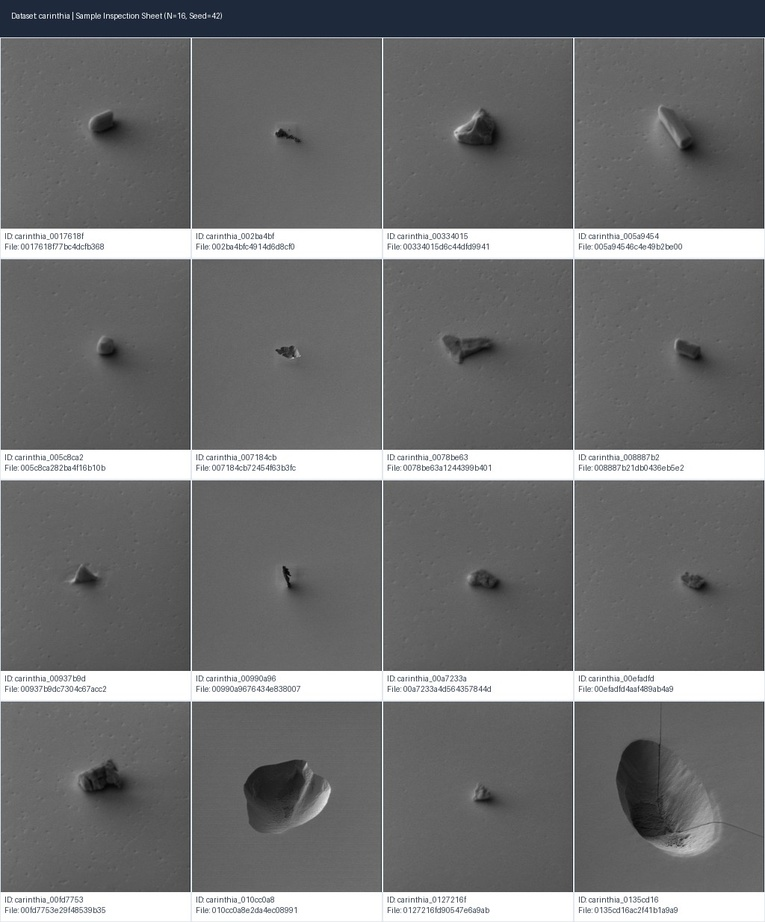
#> input picture reports/dataset_audit/contact_sheets/carinthia_contact_sheet.jpg, 765 x 922 px, shrunk from 1024 x 1234 before the run
$ python -i quality_indicators.py   (imports and definitions only)
#> lines starting #> are read from the running program, lines starting #| are printed output that depends on the picture
"""
Track B: Measurable Image-Quality Risk Indicators.

Calculates six deterministic, physically grounded microscopy quality degradation metrics:
1. Laplacian Variance (sigma^2_Laplacian): Focus and sharpness proxy.
2. Edge Density: Mean gradient magnitude from Sobel filtering.
3. Shannon Entropy: Information richness of pixel intensity distribution.
4. Dynamic Range: Robust intensity spread (99th - 1st percentile).
5. Clipping / Saturation Ratio: Fraction of under-exposed (0) and saturated (255) pixels.
6. High-Frequency Spectral Energy Ratio: Fraction of 2D FFT energy in outer spatial frequencies.
7. Composite Quality Risk Score: Calibrated scalar in [0, 1] indicating quality failure severity.
"""

from pathlib import Path
from typing import Dict, List, Optional, Tuple, Union
import numpy as np
from PIL import Image
import scipy.ndimage
import scipy.fft
import pandas as pd


def _to_gray_array(image_input: Union[str, Path, np.ndarray, Image.Image]) -> np.ndarray:
    """Helper to convert any image input to 2D float32 numpy array in [0, 255]."""
    arr: Optional[np.ndarray] = None
    if isinstance(image_input, np.ndarray):
        arr = image_input
    elif isinstance(image_input, (str, Path)):
        try:
            import tifffile
            arr = tifffile.imread(str(image_input))
        except Exception:
            img = Image.open(image_input)
            arr = np.asarray(img)
    elif isinstance(image_input, Image.Image):
        arr = np.asarray(image_input)
    else:
        raise TypeError(f"Unsupported image input: {type(image_input)}")

    # Handle multi-channel / extra dimensions
    if arr.ndim == 3:
        if arr.shape[2] in (3, 4):
            arr = 0.2989 * arr[:, :, 0] + 0.5870 * arr[:, :, 1] + 0.1140 * arr[:, :, 2]
        else:
            arr = arr[:, :, 0]
    elif arr.ndim > 3:
        arr = np.squeeze(arr)
        if arr.ndim > 2:
            arr = arr[0]

    arr = arr.astype(np.float32)

    # If the array was 16-bit or values exceed 255, scale gracefully to [0, 255]
    if arr.max() > 255.0:
        p_low, p_high = np.percentile(arr, (0.1, 99.9))
        if p_high > p_low:
            norm = (arr - p_low) / (p_high - p_low) * 255.0
            return np.clip(norm, 0.0, 255.0).astype(np.float32)
        else:
            return np.zeros_like(arr, dtype=np.float32)

    return arr


def compute_laplacian_variance(image_input: Union[str, Path, np.ndarray, Image.Image]) -> float:
    """
    Compute focus/sharpness indicator as the sample variance of the Laplacian.
    Higher values indicate sharp edges; near-zero values indicate defocus blur or flat regions.
    """
    arr = _to_gray_array(image_input)
    # 3x3 discrete Laplacian kernel
    kernel = np.array([[0, 1, 0], [1, -4, 1], [0, 1, 0]], dtype=np.float32)
    lap = scipy.ndimage.convolve(arr, kernel, mode="reflect")
    return float(np.var(lap))


def compute_edge_density(image_input: Union[str, Path, np.ndarray, Image.Image]) -> float:
    """
    Compute edge density as the mean Sobel gradient magnitude normalized by 255.
    """
    arr = _to_gray_array(image_input)
    gx = scipy.ndimage.sobel(arr, axis=1, mode="reflect") / 4.0
    gy = scipy.ndimage.sobel(arr, axis=0, mode="reflect") / 4.0
    mag = np.hypot(gx, gy)
    return float(np.mean(mag) / 255.0)


def compute_shannon_entropy(image_input: Union[str, Path, np.ndarray, Image.Image]) -> float:
    """
    Compute Shannon entropy (in bits) of the 8-bit intensity distribution.
    H = - sum(p_i * log2(p_i))
    """
    arr = _to_gray_array(image_input).clip(0, 255).astype(np.uint8)
    hist, _ = np.histogram(arr, bins=256, range=(0, 256))
    total_pixels = arr.size
    p = hist[hist > 0] / total_pixels
    return float(-np.sum(p * np.log2(p)))


def compute_dynamic_range(image_input: Union[str, Path, np.ndarray, Image.Image]) -> float:
    """
    Compute robust dynamic range as the difference between 99th and 1st percentiles.
    Ranges in [0, 255].
    """
    arr = _to_gray_array(image_input)
    p99 = np.percentile(arr, 99.0)
    p1 = np.percentile(arr, 1.0)
    return float(p99 - p1)


def compute_clipping_ratios(
    image_input: Union[str, Path, np.ndarray, Image.Image],
    low_thresh: float = 0.0,
    high_thresh: float = 255.0,
) -> Dict[str, float]:
    """
    Compute clipping ratios: fraction of pixels at or beyond detector limits.
    """
    arr = _to_gray_array(image_input)
    total = float(arr.size)
    under_ratio = float(np.count_nonzero(arr <= low_thresh)) / total
    over_ratio = float(np.count_nonzero(arr >= high_thresh)) / total
    return {
        "under_exposure_ratio": under_ratio,
        "over_exposure_ratio": over_ratio,
        "total_clipping_ratio": under_ratio + over_ratio,
    }


def compute_high_freq_fft_ratio(
    image_input: Union[str, Path, np.ndarray, Image.Image],
    cutoff_fraction: float = 0.25,
) -> float:
    """
    Compute ratio of high-spatial-frequency energy to total spectral energy in 2D FFT.

    Parameters
    ----------
    cutoff_fraction : fraction of Nyquist radius defining the high-frequency boundary.
    """
    arr = _to_gray_array(image_input)
    h, w = arr.shape
    f_shift = scipy.fft.fftshift(scipy.fft.fft2(arr))
    magnitude_sq = np.abs(f_shift) ** 2

    # Radial frequency coordinate grid
    cy, cx = h // 2, w // 2
    y, x = np.ogrid[:h, :w]
    r = np.hypot(x - cx, y - cy)
    r_max = np.hypot(cx, cy)
    cutoff_r = cutoff_fraction * r_max

    high_freq_energy = np.sum(magnitude_sq[r > cutoff_r])
    total_energy = np.sum(magnitude_sq)

    if total_energy < 1e-12:
        return 0.0
    return float(high_freq_energy / total_energy)


def compute_all_quality_metrics(
    image_input: Union[str, Path, np.ndarray, Image.Image],
    fft_cutoff_fraction: float = 0.25,
) -> Dict[str, float]:
    """Compute all six quality degradation indicators for an image."""
    arr = _to_gray_array(image_input)
    clip = compute_clipping_ratios(arr)
    return {
        "laplacian_variance": compute_laplacian_variance(arr),
        "edge_density": compute_edge_density(arr),
        "shannon_entropy": compute_shannon_entropy(arr),
        "dynamic_range": compute_dynamic_range(arr),
        "under_exposure_ratio": clip["under_exposure_ratio"],
        "over_exposure_ratio": clip["over_exposure_ratio"],
        "total_clipping_ratio": clip["total_clipping_ratio"],
        "high_freq_fft_ratio": compute_high_freq_fft_ratio(arr, cutoff_fraction=fft_cutoff_fraction),
    }


class QualityRiskEvaluator:
    """
    Calibrates quality indicators on training images and assigns a composite
    Quality Risk score Q_risk in [0, 1].
    """

    # [73 lines left out: functions __init__, fit, compute_risk_score, not called in this run]

>>> import cv2
>>> picture = cv2.imread('../../reports/dataset_audit/contact_sheets/carinthia_contact_sheet.jpg', cv2.IMREAD_GRAYSCALE)
#> picture: shape (922, 765); min 0, max 255, mean 114.7
>>> result = compute_all_quality_metrics(picture)
#> in compute_clipping_ratios, `under_ratio = float(np.count_nonzero(arr <= low_thresh)) / total`: under_ratio = 4.25e-06
#> in compute_clipping_ratios, `over_ratio = float(np.count_nonzero(arr >= high_thresh)) / total`: over_ratio = 0.0693
#> in compute_all_quality_metrics, `clip = compute_clipping_ratios(arr)`: clip = {'under_exposure_ratio': 4.25e-06, 'over_exposure_ratio': 0.0693, 'total_clipping_ratio': 0.0693}
#> in compute_laplacian_variance, `lap = scipy.ndimage.convolve(arr, kernel, mode="reflect")`:
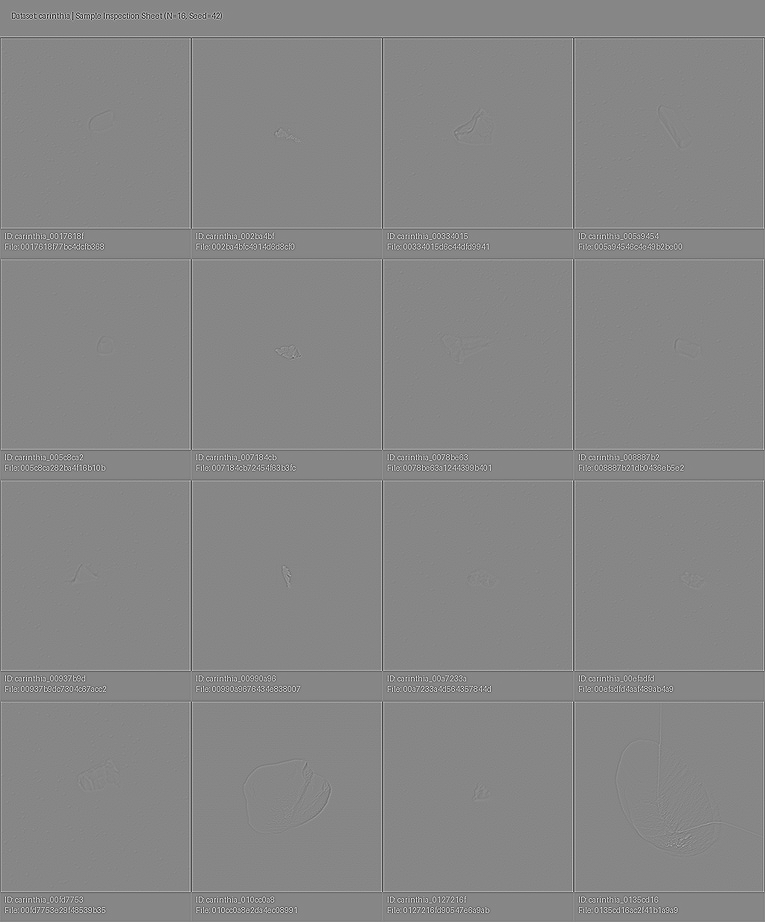
#> lap: shape (922, 765) float32; min -573, max 511, mean 0; drawn with min black and max white
#> in compute_edge_density, `gx = scipy.ndimage.sobel(arr, axis=1, mode="reflect") / 4.0`:
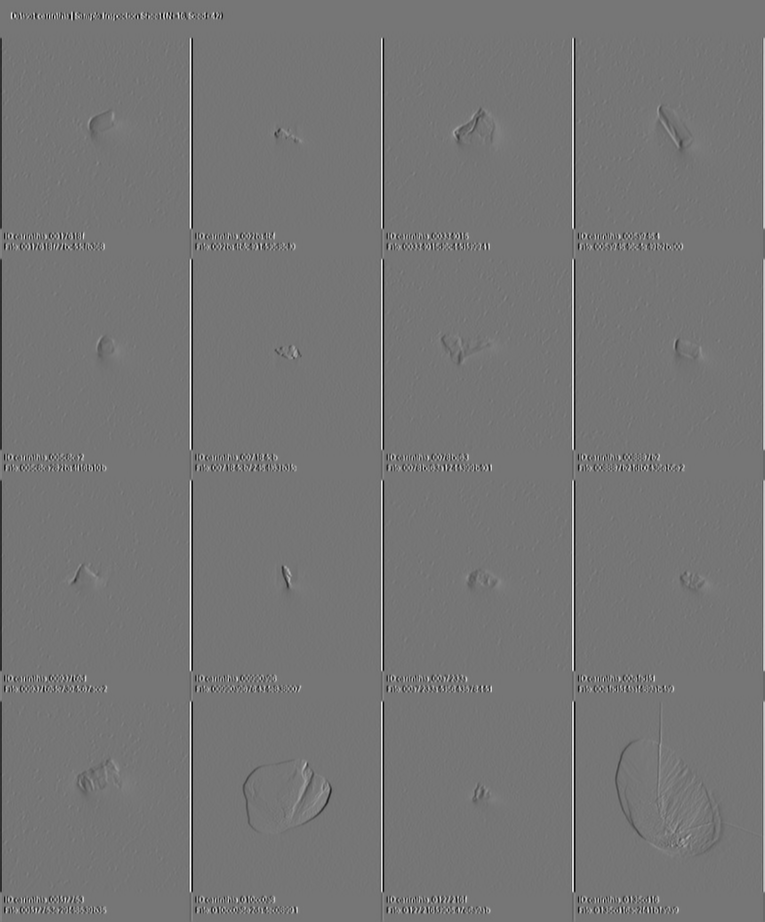
#> gx: shape (922, 765) float32; min -168.2, max 195.2, mean 0; drawn with min black and max white
#> in compute_edge_density, `gy = scipy.ndimage.sobel(arr, axis=0, mode="reflect") / 4.0`:
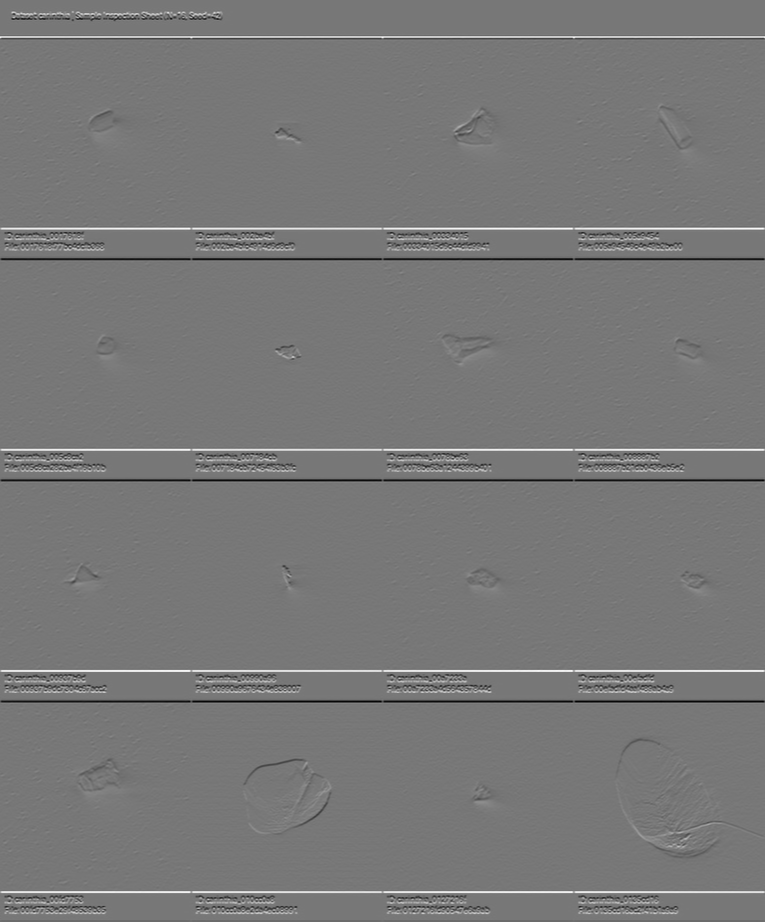
#> gy: shape (922, 765) float32; min -172.5, max 194.5, mean 0.4; drawn with min black and max white
#> in compute_edge_density, `mag = np.hypot(gx, gy)`:
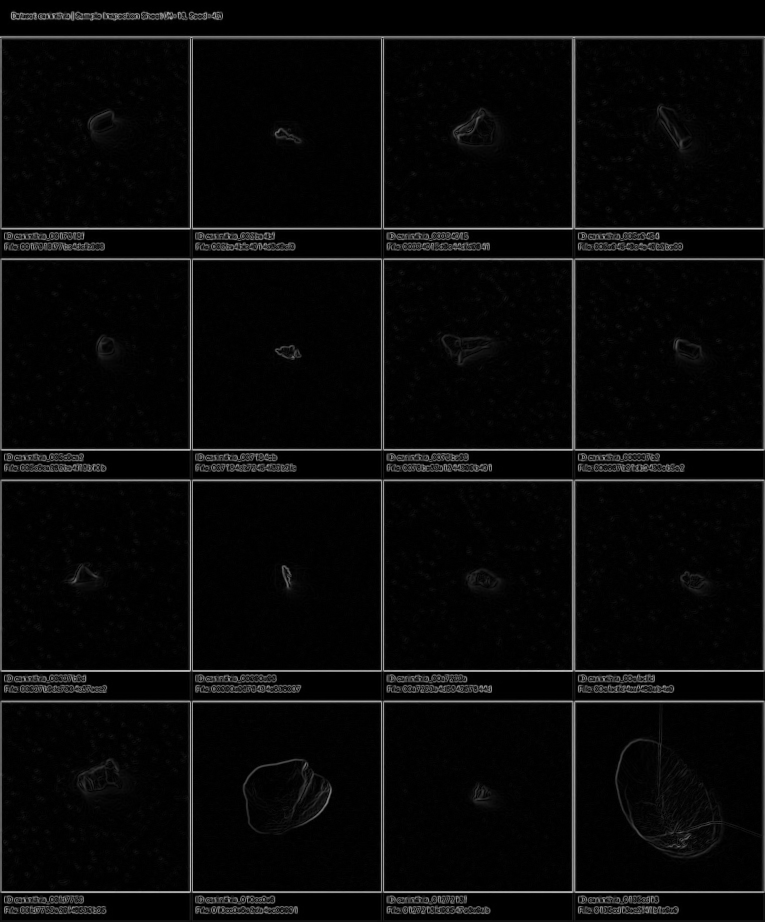
#> mag: shape (922, 765) float32; min 0, max 195.3, mean 9.5
#> in compute_shannon_entropy, `hist, _ = np.histogram(arr, bins=256, range=(0, 256))`: hist = 256 values, max 48865 at index 255, min 0 at index 2, mean 2755.2
#> in compute_shannon_entropy, `p = hist[hist > 0] / total_pixels`: p = 255 values, max 0.0693 at index 254, min 1.42e-06 at index 1, mean 0.00392
#> in compute_dynamic_range, `p99 = np.percentile(arr, 99.0)`: p99 = 255
#> in compute_dynamic_range, `p1 = np.percentile(arr, 1.0)`: p1 = 38
#> in compute_high_freq_fft_ratio, `high_freq_energy = np.sum(magnitude_sq[r > cutoff_r])`: high_freq_energy = 8.38e+13
#> in compute_high_freq_fft_ratio, `total_energy = np.sum(magnitude_sq)`: total_energy = 8e+15
#> result = {'laplacian_variance': 1562.8, 'edge_density': 0.0372, 'shannon_entropy': 5.47, 'dynamic_range': 217, 'under_exposure_ratio': 4.25e-06, 'over_exposure_ratio': 0.0693, 'total_clipping_ratio': 0.0693, 'high_freq_fft_ratio': 0.0105}
